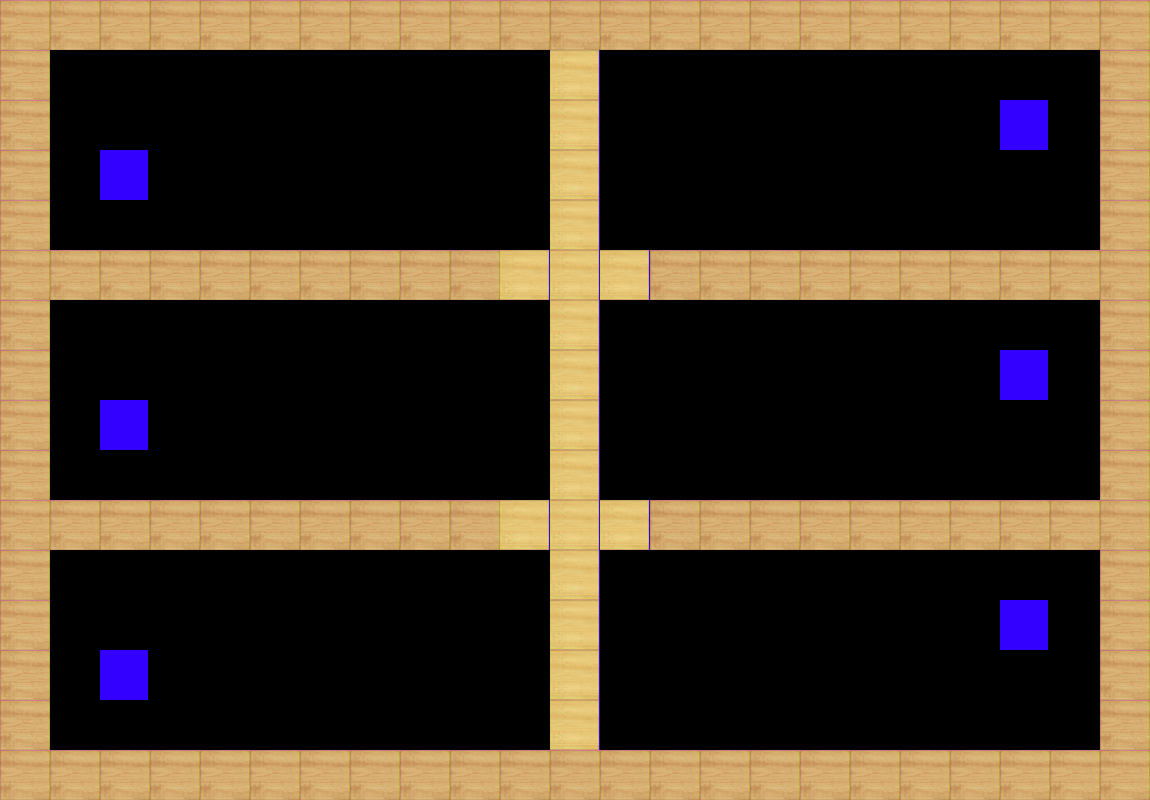

Below is a game level as drawn by its tile map, then a one-line description and the .tmx file that defines it, in full:
An orthogonal 23x16 tile map with 50x50 px tiles, 1 tile layer (Calque de Tuiles 1).

<map version="1.10" tiledversion="1.11.0" orientation="orthogonal" renderorder="right-down" width="23" height="16" tilewidth="50" tileheight="50" infinite="0" nextlayerid="2" nextobjectid="1">
 <editorsettings>
  <export target="6Joueurs-Niveau4.json" format="json" />
 </editorsettings>
 <tileset firstgid="1" source="wii tanks.tsx" />
 <layer id="1" name="Calque de Tuiles 1" width="23" height="16">
  <data encoding="csv">
1,1,1,1,1,1,1,1,1,1,1,1,1,1,1,1,1,1,1,1,1,1,1,
1,10,10,10,10,10,10,10,10,10,10,2,10,10,10,10,10,10,10,10,10,10,1,
1,10,10,10,10,10,10,10,10,10,10,2,10,10,10,10,10,10,10,10,3,10,1,
1,10,3,10,10,10,10,10,10,10,10,2,10,10,10,10,10,10,10,10,10,10,1,
1,10,10,10,10,10,10,10,10,10,10,2,10,10,10,10,10,10,10,10,10,10,1,
1,1,1,1,1,1,1,1,1,1,2,2,2,1,1,1,1,1,1,1,1,1,1,
1,10,10,10,10,10,10,10,10,10,10,2,10,10,10,10,10,10,10,10,10,10,1,
1,10,10,10,10,10,10,10,10,10,10,2,10,10,10,10,10,10,10,10,3,10,1,
1,10,3,10,10,10,10,10,10,10,10,2,10,10,10,10,10,10,10,10,10,10,1,
1,10,10,10,10,10,10,10,10,10,10,2,10,10,10,10,10,10,10,10,10,10,1,
1,1,1,1,1,1,1,1,1,1,2,2,2,1,1,1,1,1,1,1,1,1,1,
1,10,10,10,10,10,10,10,10,10,10,2,10,10,10,10,10,10,10,10,10,10,1,
1,10,10,10,10,10,10,10,10,10,10,2,10,10,10,10,10,10,10,10,3,10,1,
1,10,3,10,10,10,10,10,10,10,10,2,10,10,10,10,10,10,10,10,10,10,1,
1,10,10,10,10,10,10,10,10,10,10,2,10,10,10,10,10,10,10,10,10,10,1,
1,1,1,1,1,1,1,1,1,1,1,1,1,1,1,1,1,1,1,1,1,1,1
</data>
 </layer>
</map>
